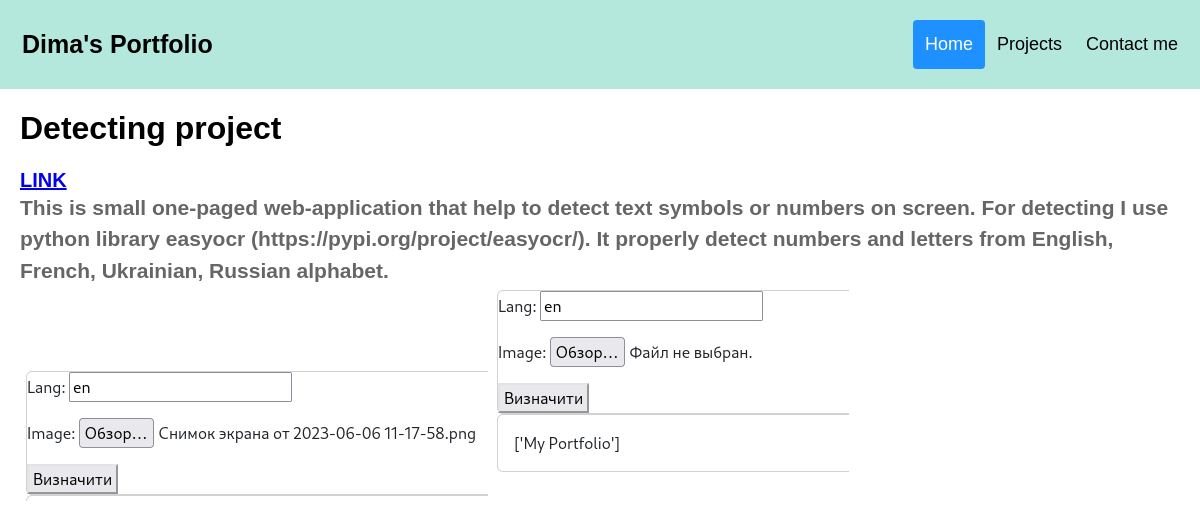
Screenshot of /projects/5/ with the database file from the repository.
### app/models.py (models this page shows, shortened)
class Post(models.Model):
    title = models.CharField(max_length=255)
    description = models.TextField()
    link = models.URLField(null=True)
    screen = models.ImageField(upload_to='photos/')
    secondscreen = models.ImageField(upload_to='photos/', null=True, blank=True)
    thirdscreen = models.ImageField(upload_to='photos/', null=True, blank=True)
    creation_time = models.DateTimeField(auto_now_add=True)

### app/views.py (the view)
# urls.py: path('projects/<int:post_id>/', show_post, name='post'),
def show_post(request, post_id):
    print(request.GET)
    post = get_object_or_404(Post, id=post_id)
    context = {'title': post.title,
               'post': post}
    return render(request, 'app/oneproject.html', context=context)

### templates/app/oneproject.html (shortened to what this page needs)
{% extends 'base.html' %}
{% block content %}
<h1>{{ title }}</h1>
{% if post.link %}
<h3 class="post-title"><a href="{{ post.link }}">LINK</a></h3>
{% endif %}
<p class="post-text-in"><b> {{ post.description}} </b></p>
{% if post.screen %}
      <img src="{{ post.screen.url }}" alt="Picture">
      {% endif %}
      {% if post.secondscreen %}
      <img  src="{{ post.secondscreen.url }}" alt="Picture 2">
      {% endif %}
{% endblock %}

### static/app/css/styles.css (style rules this page uses)
* { box-sizing: border-box; }
body { margin: 0; font-family: Arial, Helvetica, sans-serif; }
h3 { font-size: 24px; color: #333333; margin-bottom: 10px; }
p { font-size: 16px; color: #666666; line-height: 1.5; margin-bottom: 20px; }
.post-title { font-size: 20px; color: #333333; margin: 0; }
.post-text-in { font-size: 21px; color: #666666; margin: 0; }

### rows the page displays
Post: title "Detecting project", description "This is small one-paged web-application that help to detect text symbols or numbers on screen. For detecting I use python library easyocr (https://pypi.org/project/easyocr/). It properly detect numbers and letters from English, French, Ukrainian, Russian alphabet.", screen (picture), secondscreen (picture)
